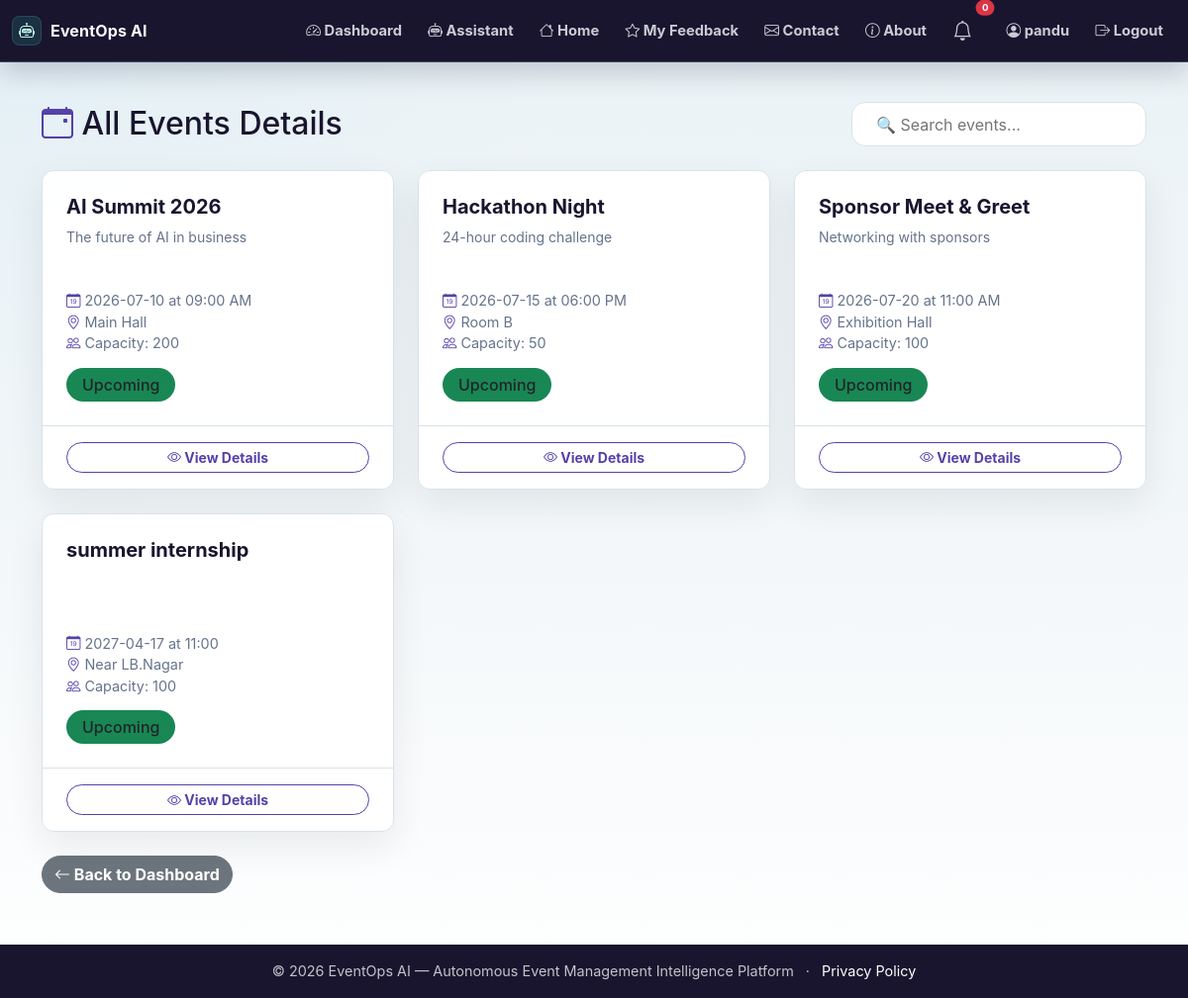
The page /events (signed in) on the database its author committed.
### app.py (models this page shows, shortened)
class User(UserMixin, db.Model):
    id = db.Column(db.Integer, primary_key=True)
    name = db.Column(db.String(100), nullable=False)
    email = db.Column(db.String(100), unique=True, nullable=False)
    password_hash = db.Column(db.String(200), nullable=False)
    role = db.Column(db.String(20), default='user')
    created_at = db.Column(db.DateTime, default=lambda: datetime.now(timezone.utc))

class Event(db.Model):
    id = db.Column(db.Integer, primary_key=True)
    title = db.Column(db.String(200), nullable=False)
    description = db.Column(db.Text)
    date = db.Column(db.String(50))
    time = db.Column(db.String(50))
    location = db.Column(db.String(200))
    capacity = db.Column(db.Integer)
    status = db.Column(db.String(20), default='upcoming')
    created_at = db.Column(db.DateTime, default=lambda: datetime.now(timezone.utc))

### app.py (the view)
@app.route('/events')
@login_required
def browse_events():
    events = Event.query.all()
    return render_template('browse_events.html', events=events)

### app.py (called while the page is built)
@login_manager.user_loader
def load_user(user_id):
    return User.query.get(int(user_id))

### templates/browse_events.html (shortened to what this page needs)
{% extends "base.html" %}
{% block content %}
<div class="browse-wrapper">
    <div class="container">
        <div class="d-flex flex-wrap justify-content-between align-items-center mb-4">
            <h2 class="mb-0"><i class="bi bi-calendar-event text-primary"></i> All Events Details</h2>
            <div>
                <input type="text" id="searchInput" class="search-bar" placeholder="🔍 Search events...">
            </div>
        </div>
        <div class="row g-4" id="eventGrid">
            {% for event in events %}
            <div class="col-md-4 col-sm-6 event-item"
                 data-title="{{ event.title|lower }}"
                 data-location="{{ event.location|lower }}">
                <div class="card event-card h-100">
                    <div class="card-body">
                        <h5 class="card-title">{{ event.title }}</h5>
                        <p class="card-text small text-muted">
                            {{ event.description[:120] }}{% if event.description|length > 120 %}...{% endif %}
                        </p>
                        <div class="event-meta">
                            <div><i class="bi bi-calendar-date"></i> {{ event.date }} at {{ event.time }}</div>
                            <div><i class="bi bi-geo-alt"></i> {{ event.location }}</div>
                            <div><i class="bi bi-people"></i> Capacity: {{ event.capacity }}</div>
                        </div>
                        <span class="status-badge bg-{{ 'success' if event.status == 'upcoming' else 'warning' if event.status == 'ongoing' else 'secondary' }}">
                            {{ event.status|title }}
                        </span>
                    </div>
                    <div class="card-footer">
                        <a href="{{ url_for('event_detail', event_id=event.id) }}"
                           class="btn btn-outline-primary btn-sm w-100">
                            <i class="bi bi-eye"></i> View Details
                        </a>
                    </div>
                </div>
            </div>
            {% else %}
            <div class="col-12 text-center text-muted py-5">
                <i class="bi bi-calendar-x fs-1 d-block mb-3"></i>
                No events available at the moment.
            </div>
            {% endfor %}
        </div>
        <div class="mt-4">
            <a href="{{ url_for('dashboard') }}" class="btn btn-secondary">
                <i class="bi bi-arrow-left"></i> Back to Dashboard
            </a>
        </div>
    </div>
</div>
{% endblock %}

### templates/base.html (shortened to what this page needs)
<!DOCTYPE html>
<html lang="en">
<head>
<link href="https://cdn.jsdelivr.net/npm/bootstrap@5.3.0/dist/css/bootstrap.min.css" rel="stylesheet">
<link rel="stylesheet" href="https://cdn.jsdelivr.net/npm/bootstrap-icons@1.11.0/font/bootstrap-icons.css">
<link rel="stylesheet" href="{{ url_for('static', filename='css/style.css', v='futuristic-purple-20261030') }}">
</head>
<body>
<nav class="navbar navbar-expand-lg navbar-dark shadow-sm">
<div class="container-fluid">
<a class="navbar-brand fw-bold" href="{{ url_for('index') }}">
<i class="bi bi-robot"></i>EventOps AI
</a>
<div class="collapse navbar-collapse" id="navbarNav">
<ul class="navbar-nav ms-auto align-items-lg-center">
                    {% if current_user.is_authenticated %}
<li class="nav-item">
<a class="nav-link" href="{{ url_for('dashboard') }}">
<i class="bi bi-speedometer2"></i> Dashboard
</a>
</li>
<li class="nav-item">
<a class="nav-link" href="{{ url_for('assistant_page') }}">
<i class="bi bi-robot"></i> Assistant
</a>
</li>
<li class="nav-item">
<a class="nav-link" href="{{ url_for('index') }}">
<i class="bi bi-house"></i> Home
</a>
</li>
<li class="nav-item">
<a class="nav-link" href="{{ url_for('feedback_list') }}">
<i class="bi bi-star"></i> My Feedback
</a>
</li>
<li class="nav-item">
<a class="nav-link" href="{{ url_for('contact') }}">
<i class="bi bi-envelope"></i> Contact
</a>
</li>
<li class="nav-item">
<a class="nav-link" href="{{ url_for('about') }}">
<i class="bi bi-info-circle"></i> About
</a>
</li>
<li class="nav-item position-relative me-2">
<a class="nav-link" href="#" title="Notifications" data-bs-toggle="dropdown">
<i class="bi bi-bell fs-5"></i>
<span class="position-absolute top-0 start-100 translate-middle badge rounded-pill bg-danger" style="font-size:0.6rem;">
                                    0
</span>
</a>
</li>
<li class="nav-item">
<a class="nav-link" href="{{ url_for('profile') }}">
<i class="bi bi-person-circle"></i> {{ current_user.name }}
</a>
</li>
<li class="nav-item">
<a class="nav-link" href="{{ url_for('logout') }}">
<i class="bi bi-box-arrow-right"></i> Logout
</a>
</li>
                    {% endif %}
</ul>
</div>
</div>
</nav>
<main class="container-fluid py-4">
        {% block content %}{% endblock %}
</main>
<footer class="footer bg-dark text-white py-3 mt-4">
<div class="container text-center">
<span>© 2026 EventOps AI — Autonomous Event Management Intelligence Platform</span>
<span class="mx-2" aria-hidden="true">·</span>
<a class="text-white" href="{{ url_for('privacy') }}">Privacy Policy</a>
</div>
</footer>
</body>
</html>

### static/css/style.css (style rules this page uses)
:root { --eo-ink: #19152E; --eo-muted: #64748b; --eo-body: #334155; --eo-bg: #eaf2f5; --eo-surface: #ffffff; --eo-line: #d8e3e9; --eo-navy: #19152E; --eo-blue: #5541A8; --eo-indigo: #19152E; --eo-teal: #B7A5FF; --eo-amber: #f59e0b; --eo-rose: #e11d48; --eo-shadow: 0 22px 60px rgba(15, 23, 42, 0.11); --eo-soft-shadow: 0 14px 36px rgba(15, 23, 42, 0.08); }
* { letter-spacing: 0; }
html { scroll-behavior: smooth; }
body { min-height: 100vh; color: var(--eo-body); background: radial-gradient(circle at top left, rgba(139, 206, 255, 0.08), transparent 34rem), linear-gradient(180deg, var(--eo-bg) 0%, #f3f7f9 55%, #ffffff 100%); font-family: "Inter", "Segoe UI", system-ui, -apple-system, BlinkMacSystemFont, sans-serif; }
a { text-decoration: none; }
.navbar { position: sticky; top: 0; z-index: 1030; min-height: 60px; border-bottom: 1px solid rgba(139, 206, 255, 0.25); background: #19152E !important; box-shadow: 0 10px 28px rgba(16, 27, 53, 0.2) !important; backdrop-filter: blur(14px); }
.navbar .container-fluid { width: min(1240px, calc(100% - 24px)); margin: 0 auto; padding-left: 0; padding-right: 0; }
.navbar-brand { display: inline-flex; align-items: center; gap: 9px; font-size: 1rem; letter-spacing: .01em; color: #f7fbff !important; font-weight: 800; }
.navbar-brand i { display: inline-flex; width: 30px; height: 30px; align-items: center; justify-content: center; border-radius: 8px; color: #bff8eb; background: rgba(45, 212, 191, 0.14); box-shadow: inset 0 0 0 1px rgba(125, 211, 200, 0.16); }
.navbar-dark .navbar-nav .nav-link { position: relative; border-radius: 999px; color: rgba(245, 249, 255, 0.8); font-size: 0.92rem; font-weight: 650; padding: 0.5rem 0.82rem; transition: background 0.2s ease, color 0.2s ease, transform 0.2s ease; }
main.container-fluid { width: min(1240px, calc(100% - 24px)); min-height: calc(100vh - 138px); margin: 0 auto; padding: 24px 0 0 !important; }
.dropdown-menu, .modal-content, .list-group-item, .table, .card { border-color: var(--eo-line) !important; }
.card { border-radius: 12px !important; background: rgba(255, 255, 255, 0.96); box-shadow: var(--eo-soft-shadow); }
.btn { border-radius: 999px; font-weight: 750; box-shadow: none !important; }
.btn-outline-primary { border-color: var(--eo-blue); color: var(--eo-blue); }
.text-primary { color: var(--eo-blue) !important; }
h1, h2, h3, h4, h5, h6, .section-title, .eo-section-title { color: var(--eo-navy); }
.footer { margin-top: 36px !important; background: var(--eo-navy) !important; color: rgba(255, 255, 255, 0.74) !important; font-size: 0.9rem; }
.section-copy, .text-muted { color: var(--eo-muted) !important; }

### templates/browse_events.html (style rules this page uses)
.browse-wrapper { background: linear-gradient(145deg, #f0f4ff 0%, #e6edf7 100%); padding: 2rem 0; border-radius: 2rem; }
.event-card { border: none; border-radius: 1.5rem; background: rgba(255,255,255,0.85); backdrop-filter: blur(4px); transition: all 0.3s ease; box-shadow: 0 8px 20px rgba(0,0,0,0.06); overflow: hidden; }
.event-card .card-body { padding: 1.5rem; }
.event-card .card-title { font-weight: 700; color: #5541A8; }
.event-card .card-text { min-height: 3rem; }
.event-card .event-meta { font-size: 0.9rem; color: #495057; margin-top: 0.3rem; }
.event-card .event-meta i { color: #6c757d; width: 1.2rem; }
.event-card .card-footer { background: transparent; border-top: 1px solid rgba(0,0,0,0.05); padding: 1rem 1.5rem; }
.event-card .btn-outline-primary { border-radius: 50px; transition: all 0.2s; }
.status-badge { padding: 0.3rem 1rem; border-radius: 30px; font-weight: 500; }
.search-bar { border-radius: 50px; border: 2px solid #e9ecef; padding: 0.6rem 1.5rem; width: 100%; max-width: 350px; transition: all 0.2s; }
.browse-wrapper { background: transparent; padding: 1rem 0; border-radius: 0; }
.event-card { border: 1px solid var(--eo-line); border-radius: 16px; background: rgba(255,255,255,0.96); box-shadow: var(--eo-soft-shadow); }
.event-card .card-title { color: var(--eo-ink); }
.event-card .event-meta { color: var(--eo-muted); }
.event-card .event-meta i { color: var(--eo-blue); }
.event-card .card-footer { border-top-color: var(--eo-line); }
.search-bar { border: 1px solid var(--eo-line); border-radius: 14px; background: #fff; color: var(--eo-ink); }
.status-badge { display: inline-block; margin-top: 14px; }

### rows shown on the page
User: name "pandu"
Event: title "AI Summit 2026", description "The future of AI in business", date "2026-07-10", time "09:00 AM", location "Main Hall", capacity "200", status "Upcoming"
Event: title "Hackathon Night", description "24-hour coding challenge", date "2026-07-15", time "06:00 PM", location "Room B", capacity "50", status "Upcoming"
Event: title "Sponsor Meet & Greet", description "Networking with sponsors", date "2026-07-20", time "11:00 AM", location "Exhibition Hall", capacity "100", status "Upcoming"
Event: title "summer internship", date "2027-04-17", time "11:00", location "Near LB.Nagar", capacity "100", status "Upcoming"
